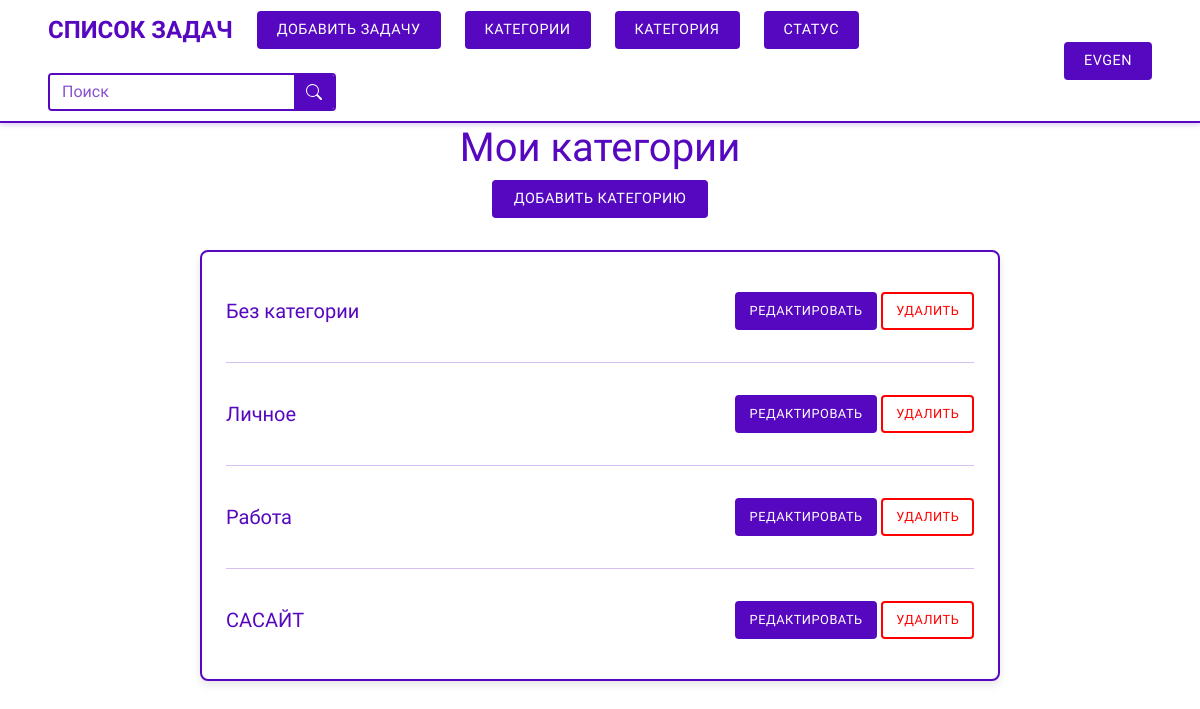
Screenshot of /category/ (signed in) with the database file from the repository.
### task/models.py (models this page shows, shortened)
class Category(models.Model):
    name = models.CharField(max_length=50, verbose_name='Название')
    slug = models.SlugField(max_length=50, db_index=True, allow_unicode=True)
    user = models.ForeignKey(User, on_delete=models.CASCADE, verbose_name='Пользователь', related_name='categories')
    class Meta:
        ordering = ('name',)
        verbose_name = 'Категория'
        verbose_name_plural = 'Категории'
        constraints = [
            models.UniqueConstraint(fields=['slug', 'user'], name='unique_slug_per_user')
        ]

### task/views.py (the view)
# urls.py: path('category/', views.category_list, name='category_list'),
@login_required
def category_list(request):
    return render(request, 'task/category_list.html')

### task/templatetags/filter_tags.py (called while the page is built)
@register.simple_tag(takes_context=True)
def url_replace_param(context, **kwargs):
    request = context['request']
    dict_ = request.GET.copy()
    for key, value in kwargs.items():
        if value is not None:
            dict_[key] = value
        else:
            if key in dict_:
                del dict_[key]
    url = reverse('task:home')
    encoded_params = urlencode({k: v for k, v in dict_.items() if v}, doseq=True)
    if encoded_params:
        return f'{url}?{encoded_params}'
    return url

### task/templates/task/category_list.html (shortened to what this page needs)
{% extends 'base.html' %}
{% load django_bootstrap5 %}
{% load static %}
{% block content %}
    <div class="container mt-4">
        <h1 class="text-center">Мои категории</h1>
        <a href="{% url 'task:category_create' %}{{ all }}" class="btn btn-login">Добавить категорию</a>
        <div class="category-list-container">
            {% for category in categories %}
                <div class="category-item">
                    <div class="category-name-container">
                        <h2 class="category-name">{{ category.name }}</h2>
                    </div>
                    <div class="category-action">
                        <a href="{% url 'task:category_edit' category.slug %}{{ all }}" class="btn btn-sm btn-login">Редактировать</a>
                        <button type="button" class="btn btn-sm btn-cancel" data-bs-toggle="modal"
                                data-bs-target="#deleteCategoryModal" data-category-slug="{{ category.slug }}"
                                data-category-name="{{ category.name }}">Удалить
                        </button>
                    </div>
                </div>
                {% if not forloop.last %}
                    <hr class="category-separator">
                {% endif %}
            {% endfor %}
        </div>
    </div>
{% endblock %}

### task/templates/base.html (shortened to what this page needs)
{% load django_bootstrap5 %}
{% bootstrap_css %}
{% load static %}
{% load filter_tags %}
<!DOCTYPE html>
<html lang="ru">
<head>
    <link rel="stylesheet" href="{% static 'css/style.css' %}">
</head>
<body>
<header>
    <div class="container">
        <div class="header-left">
            <a href="{% url 'task:home' %}{{ all }}" class="logo">Список задач</a>
            {% if user.is_authenticated %}
                <a href="{% url 'task:task_create' %}{{ all }}" class="btn btn-add-task">Добавить задачу</a>
                <a href="{% url 'task:category_list' %}{{ all }}" class="btn btn-add-task">Категории</a>
                <div class="dropdown filter-dropdown">
                    <button class="btn btn-dropdown">
                        {% with current_category_slug=request.GET.category %}
                            {% if current_category_slug %}
                                {% for cat in categories %}
                                    {% if cat.slug == current_category_slug %}{{ cat.name }}{% endif %}
                                {% endfor %}
                            {% else %}
                                Категория
                            {% endif %}
                        {% endwith %}
                    </button>
                </div>
                <div class="dropdown filter-dropdown">
                    <button class="btn btn-dropdown">
                        {% with current_status_key=request.GET.status %}
                            {% if current_status_key %}
                                {% for status_key, status_name in statuses %}
                                    {% if status_key == current_status_key %}{{ status_name }}{% endif %}
                                {% endfor %}
                            {% else %}
                                Статус
                            {% endif %}
                        {% endwith %}
                    </button>
                </div>
                <form method="get" action="{% url 'task:home' %}" class="search-form-container">
                    <input type="text" name="search" class="form-control custom-search-input" placeholder="Поиск"
                           value="{{ request.GET.search|default:'' }}">
                    <button class="btn custom-search-button" type="submit">
                        <svg xmlns="http://www.w3.org/2000/svg" width="16" height="16" fill="currentColor"
                             class="bi bi-search" viewBox="0 0 16 16">
                            <path d="M11.742 10.344a6.5 6.5 0 1 0-1.397 1.398h-.001q.044.06.098.115l3.85 3.85a1 1 0 0 0 1.415-1.414l-3.85-3.85a1 1 0 0 0-.115-.1zM12 6.5a5.5 5.5 0 1 1-11 0 5.5 5.5 0 0 1 11 0"></path>
                        </svg>
                    </button>
                </form>
            {% endif %}
        </div>
        <div class="header-right">
            {% if user.is_authenticated %}
                <div class="dropdown">
                    <button class="btn btn-dropdown">{{ user.username }}</button>
                </div>
            {% else %}
                <a href="{% url 'account:login' %}" class="btn btn-login">Войти</a>
                <a href="{% url 'account:register' %}" class="btn btn-login">Регистрация</a>
            {% endif %}
        </div>
    </div>
</header>
{% block content %}
{% endblock %}
</body>
</html>

### rows the page displays
Category: name "Без категории"
Category: name "Личное"
Category: name "Работа"
Category: name "САСАЙТ"

### other values shown
{{ user.username }} "EVGEN"
